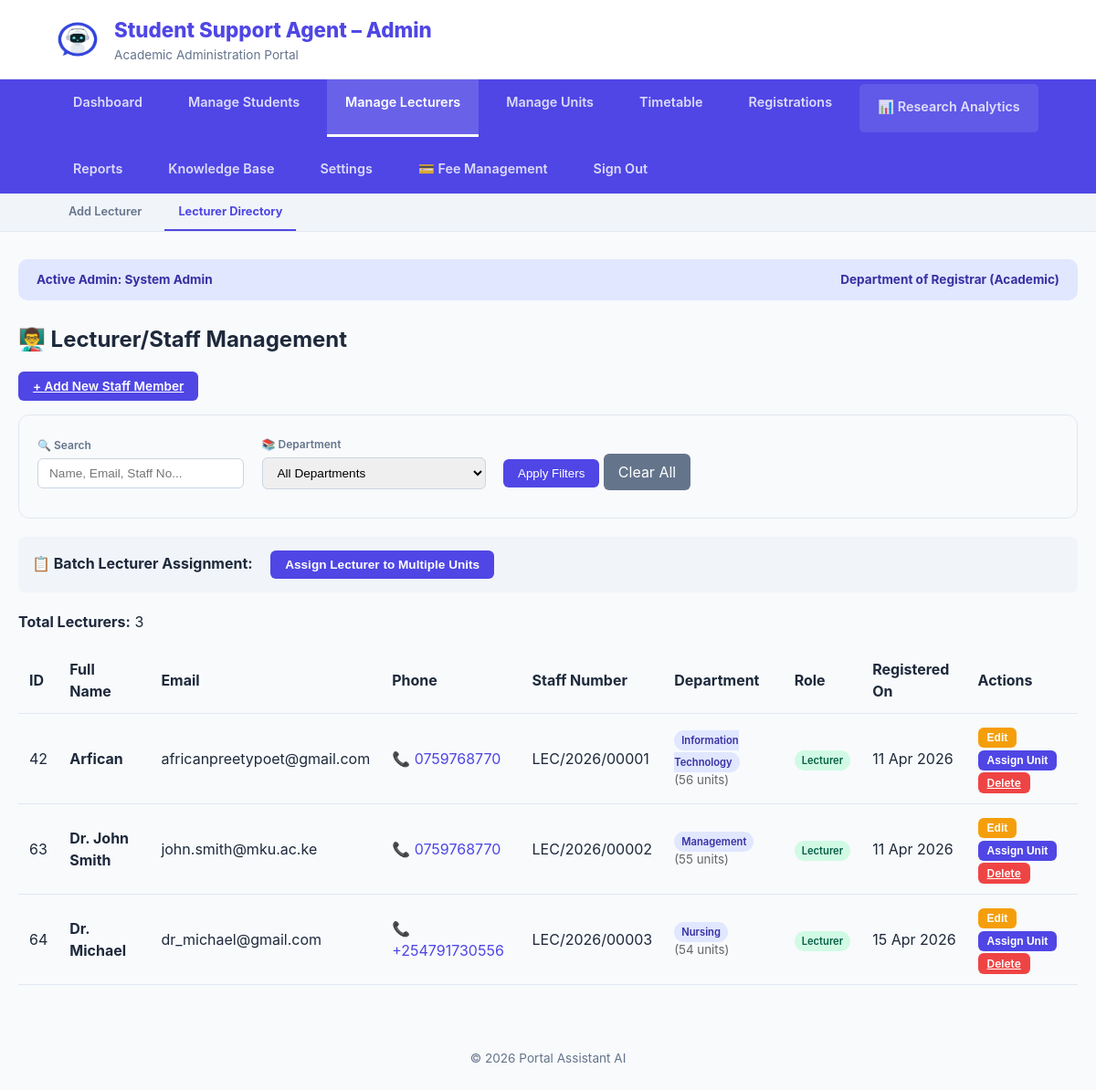
Before: /Admin/Admin-index.php?section=lecturers (signed in) with the older database file.
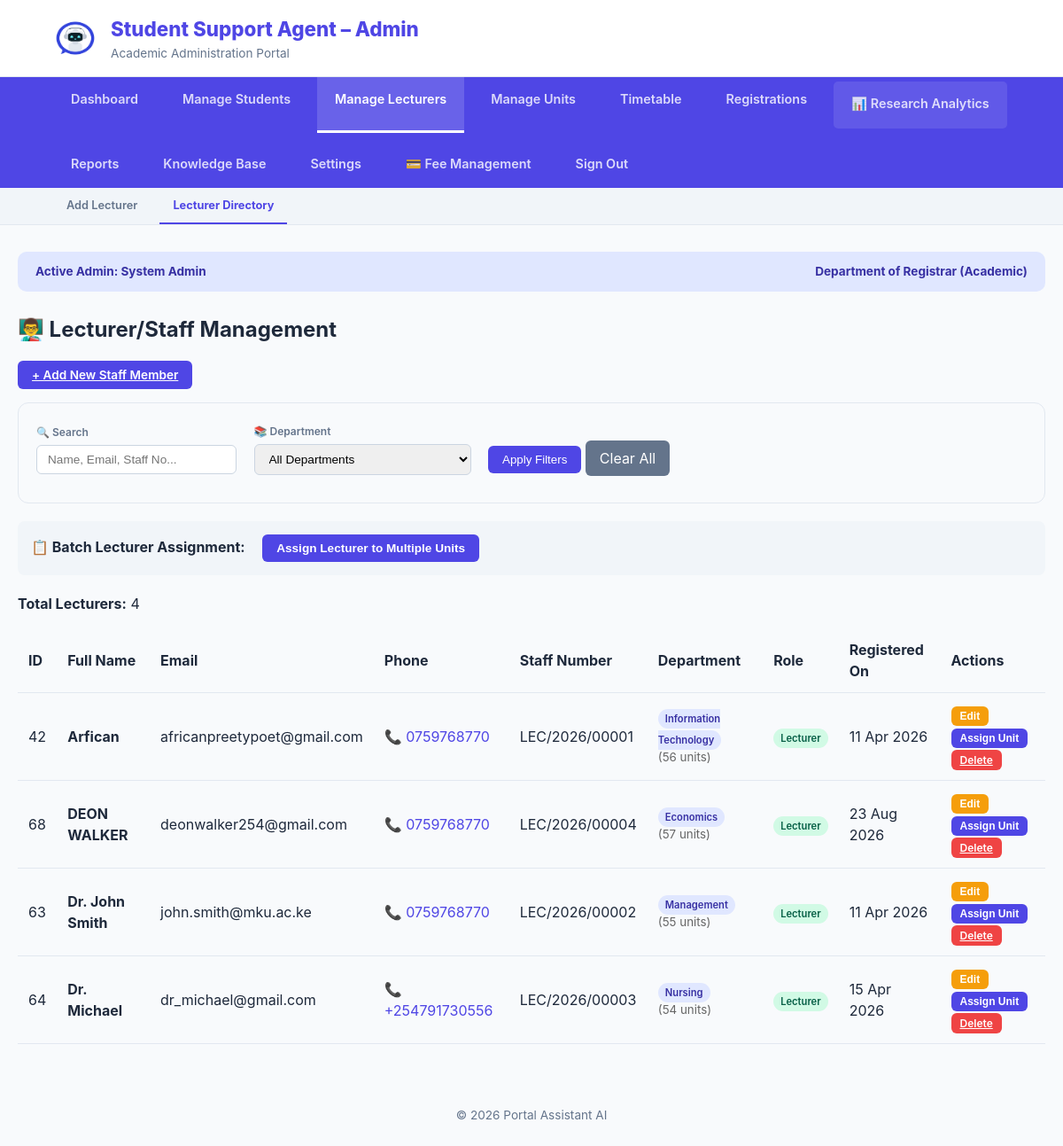
After: the same page with the newer database file.
### tables this page shows
CREATE TABLE `users` (
  `id` int(11) NOT NULL,
  `full_name` varchar(100) NOT NULL,
  `reg_number` varchar(50) NOT NULL,
  `email` varchar(100) NOT NULL,
  `password` varchar(255) NOT NULL,
  `password_changed` tinyint(1) NOT NULL DEFAULT 0,
  `role` enum('student','admin','lecturer') NOT NULL DEFAULT 'student',
  `department` varchar(100) NOT NULL,
  `phone` varchar(20) DEFAULT NULL,
  `created_at` timestamp NOT NULL DEFAULT current_timestamp(),
  `survey_done` tinyint(1) DEFAULT 0,
  `reset_token` varchar(255) DEFAULT NULL,
  `reset_expires` datetime DEFAULT NULL
);

### Admin/view_lecturers.php (the view, shortened to what this page needs)
<?php
$search = isset($_GET['search']) ? mysqli_real_escape_string($conn, $_GET['search']) : '';
$query = "SELECT id, full_name, email, reg_number, department, phone, role, created_at
          FROM users
          WHERE role = 'lecturer'";
$query .= " ORDER BY full_name";
$result = mysqli_query($conn, $query);
?>
<h2>👨‍🏫 Lecturer/Staff Management</h2>
<div style="margin-bottom: 20px;">
    <a href="Admin-index.php?section=add_lecturer" class="btn btn-primary">+ Add New Staff Member</a>
</div>
<div class="filter-bar">
    <form method="GET" action="Admin-index.php">
        <div class="filter-group">
            <label>🔍 Search</label>
            <input type="text" name="search" placeholder="Name, Email, Staff No..." value="<?php echo htmlspecialchars($search); ?>">
        </div>
        <div class="filter-group">
            <label>📚 Department</label>
            <select name="department">
                <option value="">All Departments</option>
            </select>
        </div>
        <div class="filter-group">
            <button type="submit" class="btn-filter">Apply Filters</button>
            <a href="Admin-index.php?section=lecturers" class="btn-clear">Clear All</a>
        </div>
    </form>
</div>
<div class="batch-actions">
    <strong>📋 Batch Lecturer Assignment:</strong>
    <button onclick="openAssignmentModal()" class="btn btn-primary" style="margin-left: 15px;">Assign Lecturer to Multiple Units</button>
</div>
<?php if (mysqli_num_rows($result) == 0): ?>
    <div class="alert" style="background: #fef3c7; color: #92400e; padding: 20px; border-radius: 8px; border-left: 4px solid #f59e0b;">
        <strong>⚠️ No lecturers found!</strong><br><br>
        <p>You haven't added any lecturers yet. Click the <strong>"Add New Staff Member"</strong> button above to add your first lecturer.</p>
    </div>
<?php else: ?>
    <p><strong>Total Lecturers:</strong> <?php echo mysqli_num_rows($result); ?></p>
    <table class="data-table">
        <thead>
            <tr>
                <th>ID</th>
                <th>Full Name</th>
                <th>Email</th>
                <th>Phone</th>
                <th>Staff Number</th>
                <th>Department</th>
                <th>Role</th>
                <th>Registered On</th>
                <th>Actions</th>
            </tr>
        </thead>
        <tbody>
            <?php while($row = mysqli_fetch_assoc($result)): ?>
            <?php
            $dept_units_query = "SELECT COUNT(*) as count FROM academic_workload WHERE department = '{$row['department']}'";
            $dept_units_result = mysqli_query($conn, $dept_units_query);
            $dept_units = mysqli_fetch_assoc($dept_units_result);
            ?>
            <tr>
                <td><?php echo $row['id']; ?></td>
                <td><strong><?php echo htmlspecialchars($row['full_name']); ?></strong></td>
                <td><?php echo htmlspecialchars($row['email']); ?></td>
                <td>
                    <?php if(!empty($row['phone'])): ?>
                        <a href="tel:<?php echo $row['phone']; ?>" style="text-decoration: none; color: #4f46e5;">
                            📞 <?php echo htmlspecialchars($row['phone']); ?>
                        </a>
                    <?php else: ?>
                        <span style="color: #999;">Not provided</span>
                    <?php endif; ?>
                </td>
                <td><?php echo htmlspecialchars($row['reg_number']); ?></td>
                <td>
                    <span class="status-badge" style="background: #e0e7ff; color: #3730a3;">
                        <?php echo htmlspecialchars($row['department'] ?? 'Not Assigned'); ?>
                    </span>
                    <small style="display: block; color: #666;">(<?php echo $dept_units['count']; ?> units)</small>
                </td>
                <td>
                    <span class="status-badge" style="background: #d1fae5; color: #065f46;">
                        <?php echo ucfirst($row['role']); ?>
                    </span>
                </td>
                <td><?php echo date('d M Y', strtotime($row['created_at'])); ?></td>
                <td>
                    <button class="btn btn-warning btn-sm" onclick="editUser(<?php echo $row['id']; ?>)">Edit</button>
                    <button class="btn btn-primary btn-sm" onclick="assignUnitToLecturer(<?php echo $row['id']; ?>, '<?php echo addslashes($row['full_name']); ?>', '<?php echo addslashes($row['department']); ?>')">Assign Unit</button>
                    <a href="?section=lecturers&delete_id=<?php echo $row['id']; ?>"
                       class="btn btn-danger btn-sm"
                       onclick="return confirm('Are you sure you want to delete <?php echo addslashes($row['full_name']); ?>?')">Delete</a>
                 </td>
             </tr>
            <?php endwhile; ?>
        </tbody>
    </table>
<?php endif; ?>

Changed rows visible on the page:
added users: id "68", full_name "DEON WALKER", email "deonwalker254@gmail.com", phone "0759768770", reg_number "LEC/2026/00004", department "Economics", count "57", role "Lecturer", created_at "23 Aug 2026"
Other visible differences:
mysqli_num_rows($result): "3" → "4"
